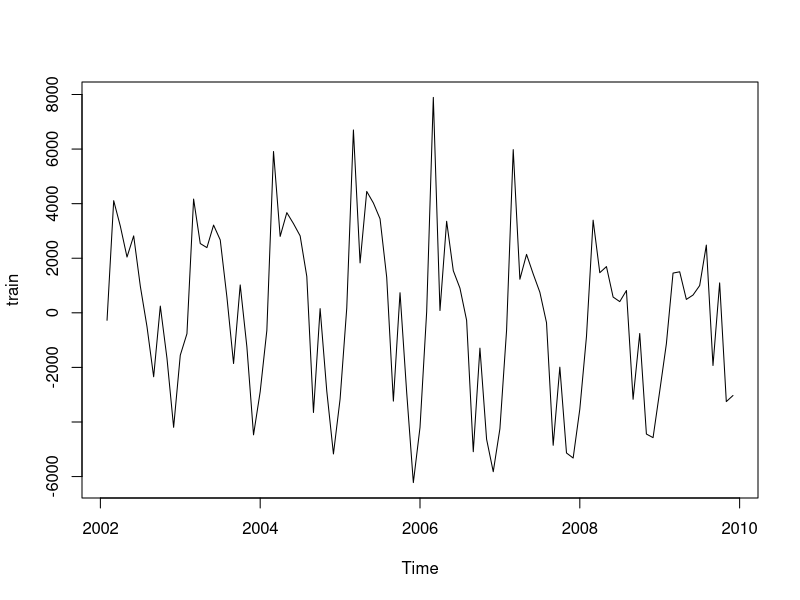
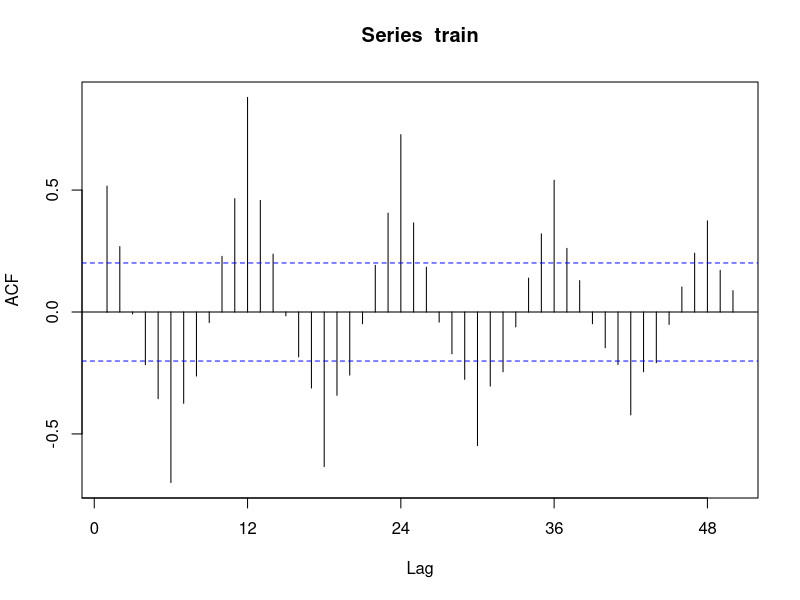
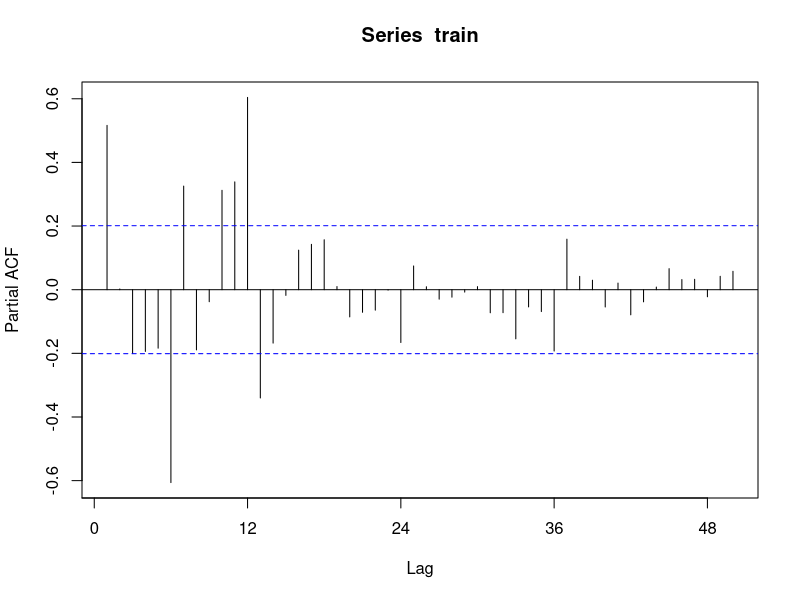
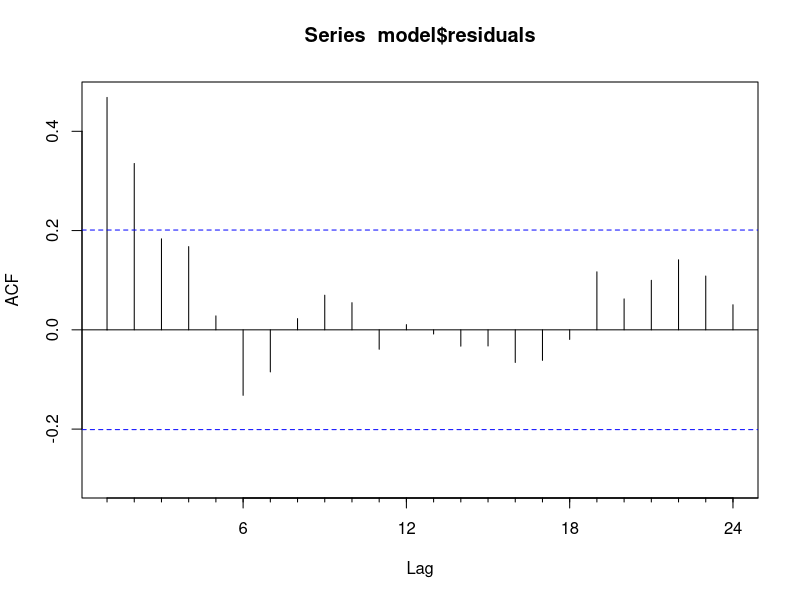
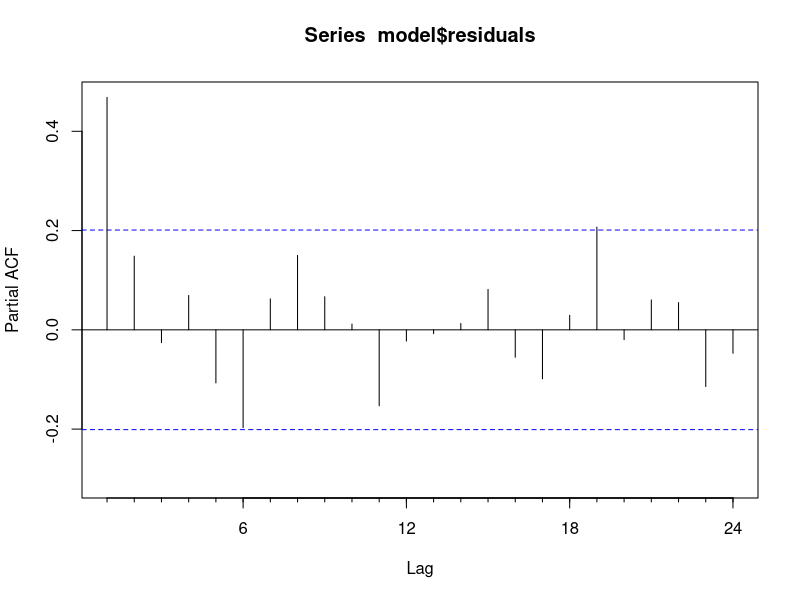

The R script that drew these images, in order: (Note: this script raises an error after producing the figures.)
##############################################
### Changes in US Residential Construction ###
##############################################
rm(list=ls())

# Load the required packages
library(readxl)
library(forecast)
library(urca)

# Load the data and create ts object
data2<-read_xls("constructionchanges(2).xls")
const<-ts(data2$ConstructionChanges,start=c(2002,2),frequency=12)

# Create test and train series
train<-window(const,end=c(2009,12))
test<-window(const,start=c(2010,1))

# Plot the train data. Check for Stationarity.
plot(train)   # Doesn't seem to drift. 
              #Construction peaks during the 
              #spring declines in winter.

## trend, seasonality,

ndiffs(train) #No differences needed; ndiffs(train)=0
summary(ur.kpss(train)) #No unit root.
#The data is stationary.

# Look at the Acf and Pacf. Propose models for seasonality.
Acf(train,lag.max=50) # Slow Decaying seasonal ACF. 
                      # Spikes are positively correlated every 12 months. - seasonal pattern
Pacf(train,lag.max=50) # Significant spike at 12. S-AR
                       
model<-Arima(train,order=c(0,0,0),
             seasonal=list(order=c(1,1,0),period=12))

# Now check the residuals. Propose model for non-seasonal
Acf(model$residuals)    #Declining Acf
Pacf(model$residuals)   #One spike in Pacf

# Use the Ar(1) model
(model_ar<-Arima(train,order=c(1,0,0),
             seasonal=list(order=c(1,1,0),period=12)))
#Use the Ma(2) model
(model_ma<-Arima(train,order=c(0,0,2), lambda=lam,
                seasonal=list(order=c(1,1,0),period=12)))
#Use the ArMa(1,2) model
(model_arma<-Arima(train,order=c(1,0,2),
                 seasonal=list(order=c(1,1,0),period=12)))

# Choose the Ar(1). It is the simplest model and has
# the lowest AICc

# Check the residuals again. Let's make sure
# we model all of the time dependencies. The
# residuals should look like white noise.

Acf(model_ar$residuals) #Looks like white noise
Pacf(model_ar$residuals)  #Looks like white noise
Box.test(model_ar$residuals) #No serial correlation
                              #P-value over 0.05


# Now let's forecast the series 13 periods ahead
# Using the Ar(1) model
forecast1<-forecast::forecast(model_ar,h=13)  # h number of periods ahead


# Assess the accuracy of the model against 
# the test set.
acc1<-round(accuracy(forecast1,test),2)  


# Let's save the accuracy results
models<-data.frame(acc1[2,1:5])
colnames(models)<-c("S-ARIMA")

# Let's also do Cross Validation.
farima<-function(x,h){
  forecast::forecast(Arima(x,order=c(1,0,0),
                           seasonal=list(order=c(1,1,0),
                           period=12)),h=h)
}

e1<-tsCV(train,farima,h=1)
(cv1<-sqrt(mean(e1^2,na.rm=TRUE)))

# Plot the model
par(mai=c(0.5,0.5,0.5,0.5))
plot(window(train),type="l",xlim=c(2003.0,2013.0),ylim=c(-10000,10000),
     ylab="Percent Monthly Change",xlab="Period", main="S-ARIMA")
lines(test,col="black",lwd=2)
lines(forecast1$mean,col="green",lwd=2)
abline(v=2010,lty=2)
legend(2010.5, 10000, legend=c("Test", "Forecast"),
       col=c("black","green", "red", "red"), 
       lty=c(1,1,2,2), cex=0.8, text.font=1, bg='lightblue')

############################
## A neural network model ##
############################

# NNAR(p,k) to indicate there are p lagged inputs and 
# k nodes in the hidden layer.

model_nn<-nnetar(train,p=1,P=1,repeats=500,
             size=9, scale.inputs = TRUE)       #p nonseasonal lags
                                                #P seasonal lags
                                                # size nodes in hidden layer
                                                # repeats number of networks to fit
(model_nn)

forecast2<-forecast::forecast(model_nn,h=13)

# Assess the accuracy
(acc2<-accuracy(forecast2,test))

# Cross Validation

fnn<-function(x,h){
  forecast::forecast(nnetar(x, scale.inputs = TRUE) ,h=h)
}

e2<-tsCV(train,fnn,h=1)
(cv2<-sqrt(mean(e2^2,na.rm=TRUE)))

#Plot
par(mai=c(0.5,0.5,0.5,0.5))
plot(window(train),type="l",xlim=c(2003.0,2013.0),ylim=c(-10000,10000),
     ylab="Percent Monthly Change",xlab="Period", main="NN")
lines(test,col="black",lwd=2)
lines(forecast2$mean,col="green",lwd=2)
abline(v=2010,lty=2)
legend(2010.5, 10000, legend=c("Test", "Forecast"),
       col=c("black","green"), 
       lty=c(1,1,2,2), cex=0.8, text.font=1, bg='lightblue')

NN<-acc2[2,1:5]
models<-data.frame(models,NN)

#################################
### Error Trend Seasonal (ETS) ##
#################################

model_ets<-ets(train) # Calculates the model for us.
summary(model_ets)  # Additive for level, None for slope, Additive for season.

forecast3<-forecast::forecast(model_ets,h=13)

(acc3<-accuracy(forecast3,test))

# Cross Validation
fets<-function(x,h){
  forecast::forecast(ets(x),h=h)
}

e3<-tsCV(train,fets,h=1)
cv3<-sqrt(mean(e3^2,na.rm=TRUE))

# Plot
par(mai=c(0.5,0.5,0.5,0.5))
plot(window(train),type="l",xlim=c(2003.0,2013.0),ylim=c(-10000,10000),
     ylab="Percent Monthly Change",xlab="Period", main="ETS")
lines(test,col="black",lwd=2)
lines(forecast3$mean,col="green",lwd=2)
abline(v=2010,lty=2)
legend(2010.5, 10000, legend=c("Test", "Forecast"),
       col=c("black","green"), 
       lty=c(1,1,2,2), cex=0.8, text.font=1, bg='lightblue')

ETS<-acc3[2,1:5]
models<-data.frame(models,ETS)

###############
## Ensemble ###
###############

CVs<-data.frame(c(cv1,cv2,cv3))
colnames(CVs)<-c("RMSE")
rownames(CVs)<-c("S-Arima","NN","ETS")

# Create an Ensemble with the Neural Network and the S-Arima
a<-0.5
ens<-a*forecast1$mean+(1-a)*forecast2$mean

# Plot
par(mai=c(0.5,0.5,0.5,0.5))
plot(window(train),type="l",xlim=c(2003.0,2013.0),ylim=c(-10000,10000),
     ylab="Percent Monthly Change",xlab="Period", main="Ensemble")
lines(test,col="black",lwd=2)
lines(ens,col="green",lwd=2)
abline(v=2010,lty=2)
legend(2010.5, 10000, legend=c("Test", "Forecast"),
       col=c("black","green"), 
       lty=c(1,1,2,2), cex=0.8, text.font=1, bg='lightblue')

(ME<-mean(test-ens))                     #Mean Error
(RMSE<-sqrt(mean((test-ens)^2)))         #Root Mean Squared Error
(MAE<-mean(abs(test-ens)))               #Mean Absolute Error
(MPE<-mean((test-ens)/test)*100)         #Mean Percent Error
(MAPE<-mean(abs((test-ens)/test))*100)   #Mean Absolute Percentage

ensemble<-c(ME,RMSE,MAE,MPE,MAPE)
models<-data.frame(models,ensemble)
